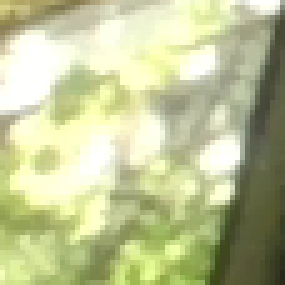
#> input picture faces/mark.png, 57 x 57 px (shown 5 times larger); its folder holds only this picture in this run
$ python recognizer.py
#> lines starting #> are read from the running program, lines starting #| are printed output that depends on the picture
### progress.py
import threading
from cycler import cycle
import time
import sys
class Progress:
    __default_spinner_symbols_list = ['|-----|', '|#----|', '|-#---|', '|--#--|', '|---#-|', '|----#|']

    def __init__(self, spinner_symbols_list: [str] = None):
        spinner_symbols_list = spinner_symbols_list if spinner_symbols_list else Progress.__default_spinner_symbols_list
        self.__screen_lock = threading.Event()
        self.__spinner = cycle(spinner_symbols_list)
        self.__stop_event = False
        self.__thread = None

    def get_spin(self):
        return self.__spinner
    def start(self, spinner_message: str):
        self.__stop_event = False
        time.sleep(0.3)

        def run_spinner(message):
            while not self.__stop_event:
                print("\r{message} {spinner}".format(message=message, spinner=next(self.__spinner)), end='')
                sys.stdout.flush()
                time.sleep(0.3)

            self.__screen_lock.set()
        self.__thread = threading.Thread(target=run_spinner, args=(spinner_message,), daemon=True)
        self.__thread.start()

    # [9 lines left out: function stop, not called in this run]

### recognizer.py
import numpy as np
from utils import face_detect
import cv2
import os
from imutils import paths
import pickle
import sys
import time
import vptree
import threading
from progress import Progress
def dhash(image, hashSize=8):
	gray = cv2.cvtColor(image, cv2.COLOR_BGR2GRAY)
	resized = cv2.resize(gray, (hashSize + 1, hashSize))
	diff = resized[:, 1:] > resized[:, :-1]
	result = sum([2 ** i for (i, v) in enumerate(diff.flatten()) if v])
	return int(np.array(result, dtype="float64"))
def hamming(a, b):
	return bin(int(a) ^ int(b)).count("1")
def convert_hash(h):
	return int(np.array(h, dtype="float64"))
def init():
	imagePaths = list(paths.list_images('faces'))
	hashes = {}
	for (i, imagePath) in enumerate(imagePaths):
		image = cv2.imread(imagePath)
#> image is the input picture: shape (57, 57, 3); mean B, G, R 151.2, 197.2, 191.8
		h = dhash(image)
#> in dhash, `gray = cv2.cvtColor(image, cv2.COLOR_BGR2GRAY)`:
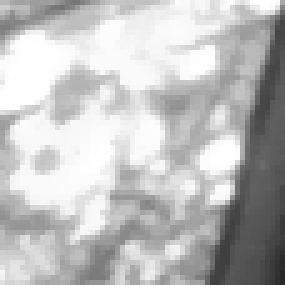
#> gray: shape (57, 57) (shown 5 times larger); min 38, max 255, mean 190.3
#> in dhash, `result = sum([2 ** i for (i, v) in enumerate(diff.flatten()) if v])`: result = 626863645980894495
#> h = 626863645980894464
		h = convert_hash(h)
		l = hashes.get(h, [])
#> l = []
		l.append(imagePath)
		hashes[h] = l
	points = list(hashes.keys())
#> points = [626863645980894464]
#> (the call stopped at in init, `tree = vptree.VPTree(points, hamming)`: vptree is not available in this run)
	tree = vptree.VPTree(points, hamming)
	f = open('tree.pickle', "wb")
	f.write(pickle.dumps(tree))
	f.close()
	f = open('hashes.pickle', "wb")
	f.write(pickle.dumps(hashes))
	f.close()
def load_tree():
	tree = pickle.loads(open('tree.pickle', "rb").read())
#> (reads tree.pickle from the repository)
	return tree
def load_hashes():
	hashes = pickle.loads(open('hashes.pickle', "rb").read())
	return hashes
def recognize(face, tree, hashes):
	queryHash = dhash(face)
	queryHash = convert_hash(queryHash)
	results = tree.get_all_in_range(queryHash, 50)
	results = sorted(results)
	resultPaths = None
	for (d, h) in results:
		resultPaths = hashes.get(h, [])
	results = []
	for path in resultPaths:
		results.append(path.replace('faces/', '').replace('.png', ''))
	return results
progress = Progress()
progress.start('Loading Recognizer...')
init()
#> (the run stopped early here; a loop or call above may not have finished)
